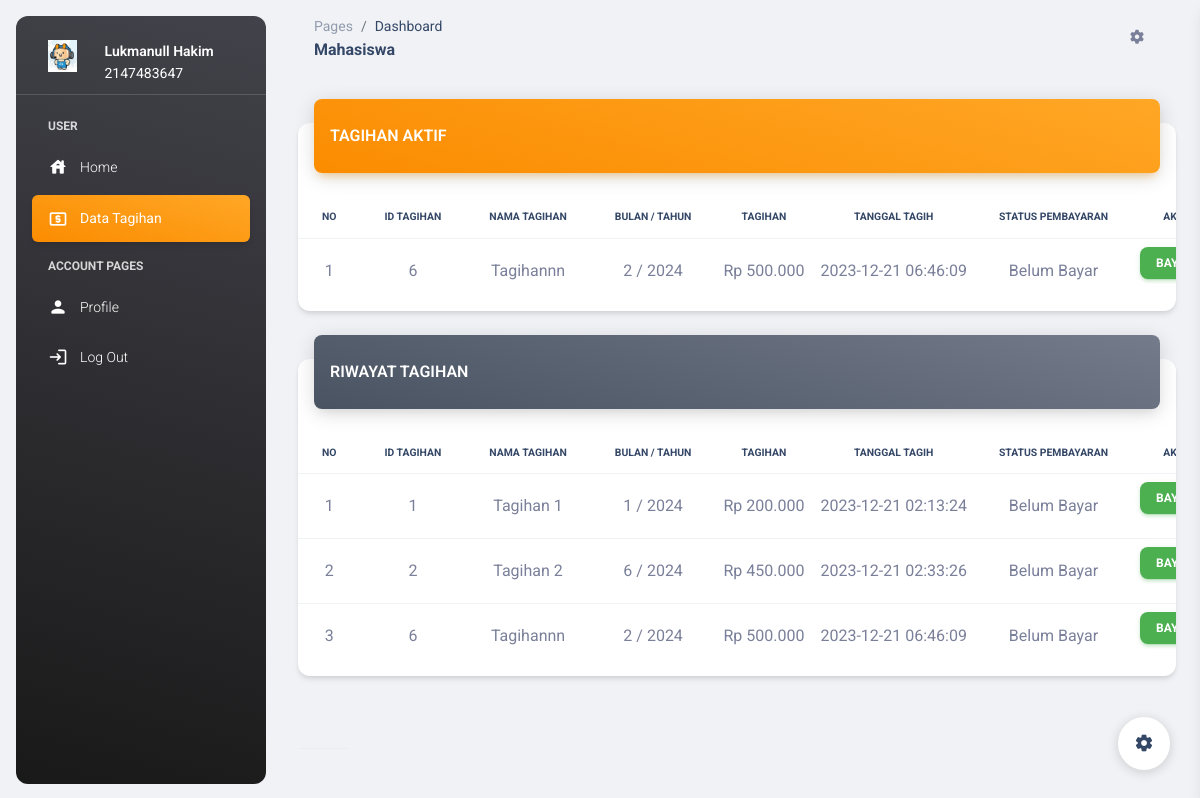
/mahasiswa/index.php?x=tagihan (signed in), run on the app's committed database.
### tables this page shows
CREATE TABLE `tagihan` (
  `id_tagihan` int(15) NOT NULL,
  `nama` varchar(100) NOT NULL,
  `bulan` int(15) NOT NULL,
  `tahun` int(15) NOT NULL,
  `tagihan` int(15) NOT NULL,
  `tgl_tagih` datetime NOT NULL DEFAULT current_timestamp(),
  `status` varchar(50) NOT NULL DEFAULT 'non_active'
);

### proses/koneksi.php (called while the page is built, shortened)
<?php
function format_rupiah($angka)
{
    $rupiah = "Rp " . number_format($angka, 0, ',', '.');
    return $rupiah;
}
?>

### mahasiswa/tagihan.php (the view, shortened to what this page needs)
<nav class="navbar navbar-main navbar-expand-lg px-0 mx-4 shadow-none border-radius-xl" id="navbarBlur"
  navbar-scroll="true">
  <div class="container-fluid py-1 px-3">
    <nav aria-label="breadcrumb">
      <ol class="breadcrumb bg-transparent mb-0 pb-0 pt-1 px-0 me-sm-6 me-5">
        <li class="breadcrumb-item text-sm"><a class="opacity-5 text-dark" href="javascript:;">Pages</a></li>
        <li class="breadcrumb-item text-sm text-dark active" aria-current="page">Dashboard</li>
      </ol>
      <h6 class="font-weight-bolder mb-0">Mahasiswa</h6>
    </nav>
    <ul class="navbar-nav justify-content-end">
      <li class="nav-item px-3 d-flex align-items-center">
        <a href="javascript:;" class="nav-link text-body p-0">
          <i class="fa fa-cog fixed-plugin-button-nav cursor-pointer"></i>
        </a>
      </li>
    </ul>
  </div>
</nav>
<div class="container-fluid py-4">
  <div class="row">
    <div class="col-12">
      <div class="card my-4">
        <div class="card-header p-0 position-relative mt-n4 mx-3 z-index-2">
          <div class="bg-gradient-warning shadow-warning border-radius-lg pt-4 pb-3">
            <div class="d-flex justify-content-between ">
              <h6 class="text-white text-capitalize ps-3">TAGIHAN AKTIF</h6>
            </div>
          </div>
        </div>
        <div class="card-body px-0 pb-2">
          <div class="table-responsive p-0">
            <table class="table align-items-center mb-0">
              <thead class="text-center">
                <tr>
                  <th class="text-uppercase text-dark text-xxs font-weight-bolder">No</th>
                  <th class="text-uppercase text-dark text-xxs font-weight-bolder">ID tagihan</th>
                  <th class="text-uppercase text-dark text-xxs font-weight-bolder">Nama Tagihan</th>
                  <th class="text-uppercase text-dark text-xxs font-weight-bolder">Bulan / Tahun</th>
                  <th class="text-uppercase text-dark text-xxs font-weight-bolder">Tagihan</th>
                  <th class="text-uppercase text-dark text-xxs font-weight-bolder">Tanggal tagih</th>
                  <th class="text-uppercase text-dark text-xxs font-weight-bolder">Status Pembayaran</th>
                  <th class="text-uppercase text-dark text-xxs font-weight-bolder">Aksi</th>
                </tr>
              </thead>
              <tbody class="text-center">
                <?php
                $no = 1;
                $kueri = mysqli_query($conn, "SELECT * FROM tagihan WHERE status = 'active'");
                while ($row = mysqli_fetch_array($kueri)) {
                  $idmhs = $_SESSION['nomor_identitas'];
                  $qq = mysqli_query($conn, "SELECT * FROM pembayaran WHERE id_mhs = $idmhs");
                  $cek = mysqli_num_rows($qq);
                  ?>
                  <tr>
                    <td>
                      <?php echo $no++; ?>
                    </td>
                    <td>
                      <?php echo $row['id_tagihan']; ?>
                    </td>
                    <td>
                      <?php echo $row['nama']; ?>
                    </td>
                    <td>
                      <?php echo $row['bulan']; ?> /
                      <?php echo $row['tahun']; ?>
                    </td>
                    <td>
                      <?php echo format_rupiah($row['tagihan']); ?>
                    </td>
                    <td>
                      <?php echo $row['tgl_tagih']; ?>
                    </td>
                    <td>
                      <?php if ($cek <= 0) {
                        echo 'Belum Bayar';
                      }
                      ?>
                    </td>
                    <td><a href="#" data-bs-toggle="modal" data-bs-target="#ModalBayar"
                        class="btn btn-sm btn-success">Bayar</a></td>
                  </tr>
                <?php } ?>
              </tbody>
            </table>
          </div>
        </div>
      </div>
    </div>
    <div class="col-12">
      <div class="card my-4">
        <div class="card-header p-0 position-relative mt-n4 mx-3 z-index-2">
          <div class="bg-gradient-secondary shadow-secondary border-radius-lg pt-4 pb-3">
            <div class="d-flex justify-content-between ">
              <h6 class="text-white text-capitalize ps-3">RIWAYAT TAGIHAN</h6>
            </div>
          </div>
        </div>
        <div class="card-body px-0 pb-2">
          <div class="table-responsive p-0">
            <table class="table align-items-center mb-0">
              <thead class="text-center">
                <tr>
                  <th class="text-uppercase text-dark text-xxs font-weight-bolder">No</th>
                  <th class="text-uppercase text-dark text-xxs font-weight-bolder">ID tagihan</th>
                  <th class="text-uppercase text-dark text-xxs font-weight-bolder">Nama Tagihan</th>
                  <th class="text-uppercase text-dark text-xxs font-weight-bolder">Bulan / Tahun</th>
                  <th class="text-uppercase text-dark text-xxs font-weight-bolder">Tagihan</th>
                  <th class="text-uppercase text-dark text-xxs font-weight-bolder">Tanggal tagih</th>
                  <th class="text-uppercase text-dark text-xxs font-weight-bolder">Status Pembayaran</th>
                  <th class="text-uppercase text-dark text-xxs font-weight-bolder">Aksi</th>
                </tr>
              </thead>
              <tbody class="text-center">
                <?php
                $no = 1;
                $kueri = mysqli_query($conn, "SELECT * FROM tagihan");
                while ($row = mysqli_fetch_array($kueri)) {
                  $idmhs = $_SESSION['nomor_identitas'];
                  $qq = mysqli_query($conn, "SELECT * FROM pembayaran WHERE id_mhs = $idmhs ");
                  $cek = mysqli_num_rows($qq);
                  ?>
                  <tr>
                    <td>
                      <?php echo $no++; ?>
                    </td>
                    <td>
                      <?php echo $row['id_tagihan']; ?>
                    </td>
                    <td>
                      <?php echo $row['nama']; ?>
                    </td>
                    <td>
                      <?php echo $row['bulan']; ?> /
                      <?php echo $row['tahun']; ?>
                    </td>
                    <td>
                      <?php echo format_rupiah($row['tagihan']); ?>
                    </td>
                    <td>
                      <?php echo $row['tgl_tagih']; ?>
                    </td>
                    <td>
                      <?php if ($cek <= 0) {
                        echo 'Belum Bayar';
                      }
                      ?>
                    </td>
                    <td>
                      <a href="#" data-bs-toggle="modal" data-bs-target="#ModalBayar"
                        class="btn btn-sm btn-success">Bayar</a>
                    </td>
                  </tr>
                <?php } ?>
              </tbody>
            </table>
          </div>
        </div>
      </div>
    </div>
  </div>
</div>
<div class="container-fluid py-4">
  <div class="row">
    <div class="col-xl-3 col-sm-6 mb-xl-0 mb-4">
      <div class="col-xl-3 col-sm-6">
        <hr class="dark horizontal my-0">
      </div>
    </div>
  </div>
</div>

### data on the page
tagihan: id_tagihan "6", nama "Tagihannn", bulan "2", tahun "2024", tagihan "Rp 500.000", tgl_tagih "2023-12-21 06:46:09"
tagihan: id_tagihan "1", nama "Tagihan 1", bulan "1", tahun "2024", tagihan "Rp 200.000", tgl_tagih "2023-12-21 02:13:24"
tagihan: id_tagihan "2", nama "Tagihan 2", bulan "6", tahun "2024", tagihan "Rp 450.000", tgl_tagih "2023-12-21 02:33:26"

### other printed values
$_SESSION['nama_user'] "Lukmanull Hakim"
$_SESSION['nomor_identitas'] "2147483647"
